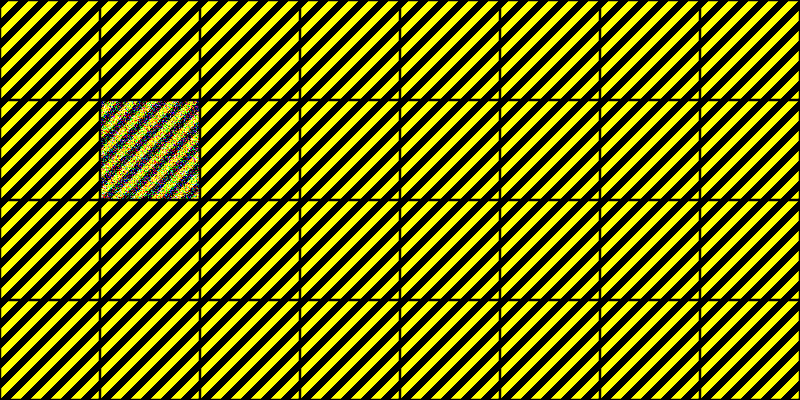
#> input picture files/entropyish.png, 800 x 400 px
$ python -i smartcropper.py   (imports and definitions only)
#> lines starting #> are read from the running program, lines starting #| are printed output that depends on the picture
import math

from PIL import Image

class SmartCropper:
    def __init__(self, image):
        """Create a new SmartCropper from a single Pillow image"""
        self.image = image

        # hardcoded (but overridable) defaults
        self.steps = 10

    @classmethod
    def from_file(cls, filename):
       image = Image.open(filename)
       return cls(image)

    def smart_crop(self, width, height):
        sq = self.square(width, height)
        return self.image.crop(sq)

    def square(self, width, height):
        return self.smart_crop_by_trim(width, height)

    def smart_crop_by_trim(self, requested_x, requested_y):
        left, top = 0, 0
        right, bottom = self.image.width, self.image.height
        width, height = right, bottom
        step_size = self.step_size(requested_x, requested_y)
        quantized = self.image.convert("P", dither=1)

        # Avoid attempts to slice less than one pixel.
        if step_size > 0:
            # Slice from left and right edges until the correct width is reached.
            while width > requested_x:
                slice_width = min((width - requested_x), step_size)
                left_entropy = self.entropy_slice(quantized, left, 0, slice_width, bottom)
                right_entropy = self.entropy_slice(quantized, (right - slice_width), 0, slice_width, bottom)

                # Remove the slice with the least entropy
                if left_entropy < right_entropy:
                    left += slice_width
                else:
                    right -= slice_width

                width = right - left

            # Slice from top and bottom edges until the correct height is reached.
            while height > requested_y:
                slice_height = min((height - step_size), step_size)

                # Avoid shrinking past requested height
                if height - slice_height < requested_y:
                    slice_height = height - requested_y

                top_entropy = self.entropy_slice(quantized, 0, top, self.image.width, slice_height)
                bottom_entropy = self.entropy_slice(quantized, 0, (bottom - slice_height), self.image.width, slice_height)

                # Remove the slice with the least entropy
                if top_entropy < bottom_entropy:
                    top += slice_height
                else:
                    bottom -= slice_height

                height = bottom - top
        return (left, top, right, bottom)

    def smart_crop_and_scale(self, width, height):
        squared = self.smart_square()
        return squared.resize((width, height))

    def smart_square(self):
        rows = self.image.height
        columns = self.image.width

        if rows != columns:
            if rows < columns:
                crop_height = crop_width = rows
            else:
                crop_height = crop_width = columns

        squared = self.square(crop_width, crop_height)
        return self.image.crop(squared)

    def step_size(self, requested_x, requested_y):
        # Yes this is too verbose but I needed to understand the steps.
        height_difference = self.image.height - requested_x
        width_difference = self.image.width - requested_y
        biggest_difference = max(height_difference, width_difference)
        average_difference = biggest_difference / 2
        # NOTE: Ceiling so I can do a 1 pixel crop
        return math.ceil( average_difference / self.steps)

    def entropy_slice(self, image_data, x, y, width, height):
        bottom = y + height
        right = x + width
        box = (x, y, right, bottom)
        image_slice = image_data.crop(box)

        if image_slice.height == 0 or image_slice.width == 0:
            return 0

        return self.entropy(image_slice)

    def entropy(self, image_slice):
        hist = image_slice.histogram()
        hist_size = float(sum(hist))

        entropy = 0
        for h in hist:
            if h == 0:
                continue

            p = float(h) / hist_size
            if p != 0:
                entropy += (p * (math.log(p) / math.log(2.0)))

        return entropy * -1

>>> from PIL import Image
>>> picture = Image.open('files/entropyish.png')
#> picture is the input picture: PIL image 800x400 RGB; mean R, G, B 121.2, 121.1, 1.5
>>> result = SmartCropper(picture).smart_square()
#> the loop in smart_crop_by_trim, `while width > requested_x:` made 20 passes
#> (left_entropy, right_entropy) on passes 1 to 12: (1.17, 1.18), (1.07, 1.18), (1.07, 1.18), (1.07, 1.18), (1.18, 1.18), (1.18, 1.07), (1.18, 1.07), (1.18, 1.07), (1.18, 1.17), (1.18, 1.18), (1.18, 1.07), (1.18, 1.07)
#> pass 1, in entropy_slice, `image_slice = image_data.crop(box)`:
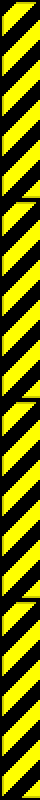
#> image_slice: PIL image 20x400 P (shown 2 times larger); mean R, G, B 116.8, 116.8, 0
#> pass 1, in entropy_slice (call 2), `image_slice = image_data.crop(box)`:
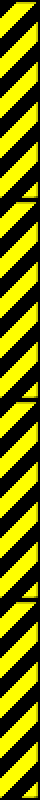
#> image_slice: PIL image 20x400 P (shown 2 times larger); mean R, G, B 116.9, 116.9, 0
#> pass 2, in entropy_slice (call 3), `image_slice = image_data.crop(box)`:
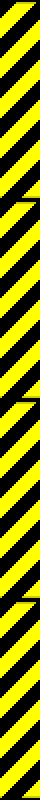
#> image_slice: PIL image 20x400 P (shown 2 times larger); mean R, G, B 124.4, 124.4, 0
#> after the loop in smart_crop_by_trim, `while width > requested_x:`: left = 80; right = 480
#> after the loop in smart_crop_by_trim, `while height > requested_y:`: bottom = 400; top = 0
#> in smart_square, `squared = self.square(crop_width, crop_height)`: squared = (80, 0, 480, 400)
#> in smart_square, `return self.image.crop(squared)`:
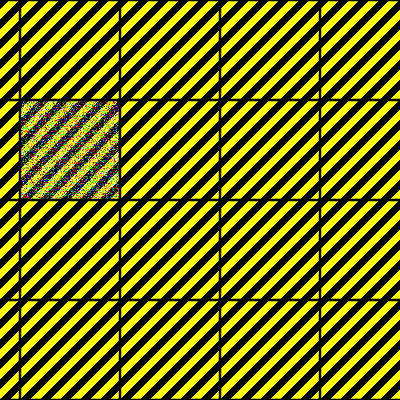
#> returned value: PIL image 400x400 RGB; mean R, G, B 121.2, 121.1, 2.9
